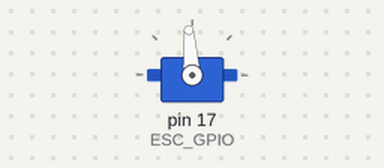
A program run on a simulated Raspberry Pi (header pin numbers). Shown: servo. Servo angles are drawn from the pulse width (0.5 ms = 0°, 2.5 ms = 180°); what the program prints to the terminal is not drawn. At 1.9 s the program stops and its outputs stay as they are.

Above: at 0.9 s.
Timing chart, 0 to 2.4 s (numbered marks = the images above):
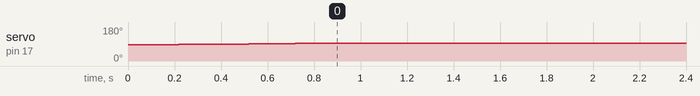

Measured:
- by itself, servo on pin 17 (ESC_GPIO): moves from 87° to 94° over 0.60 s

The program:

esttest.py
```python
from subprocess import call
call("sudo pigpiod", shell=True)
import pygame
import RPi.GPIO as GPIO
import pigpio
import time

GPIO.setmode(GPIO.BOARD)
pi = pigpio.pi()

ESC_GPIO = 17 #GPIO17 - 11pin

ESC_PWM_MIN = 1462
ESC_PWM_MAX = 1542

clock = pygame.time.Clock()

print("ESC test...")
pi.set_servo_pulsewidth(ESC_GPIO, ESC_PWM_MIN)
time.sleep(0.1)
pi.set_servo_pulsewidth(ESC_GPIO, 1470)
time.sleep(0.1)
pi.set_servo_pulsewidth(ESC_GPIO, 1480)
time.sleep(0.1)
pi.set_servo_pulsewidth(ESC_GPIO, 1490)
time.sleep(0.1)
pi.set_servo_pulsewidth(ESC_GPIO, 1500)
time.sleep(0.1)
pi.set_servo_pulsewidth(ESC_GPIO, 1510)
time.sleep(0.1)
pi.set_servo_pulsewidth(ESC_GPIO, 1520)
time.sleep(0.1)
pi.set_servo_pulsewidth(ESC_GPIO, 1530)
time.sleep(0.1)
pi.set_servo_pulsewidth(ESC_GPIO, ESC_PWM_MAX)
time.sleep(0.1)
pi.set_servo_pulsewidth(ESC_GPIO, 0)

print("Test Complete!")
time.sleep(1)
```
